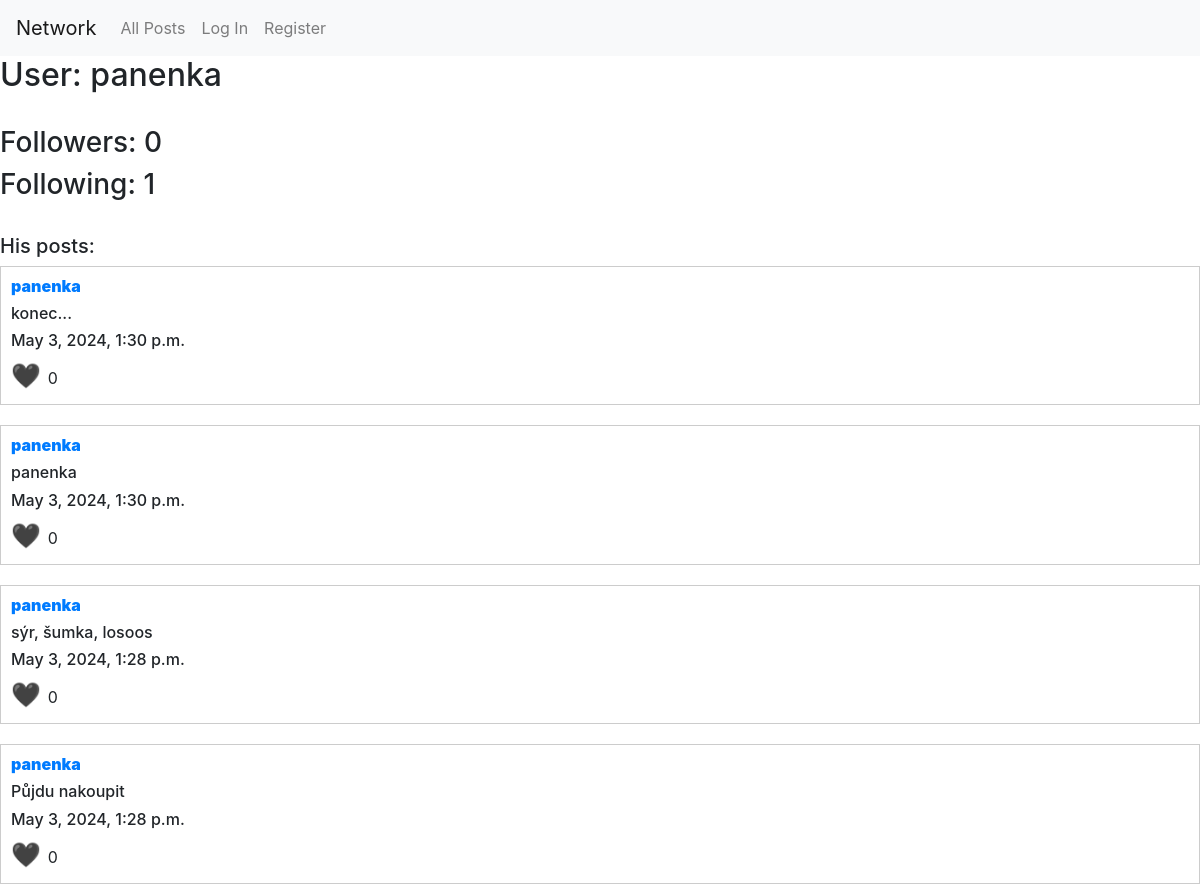
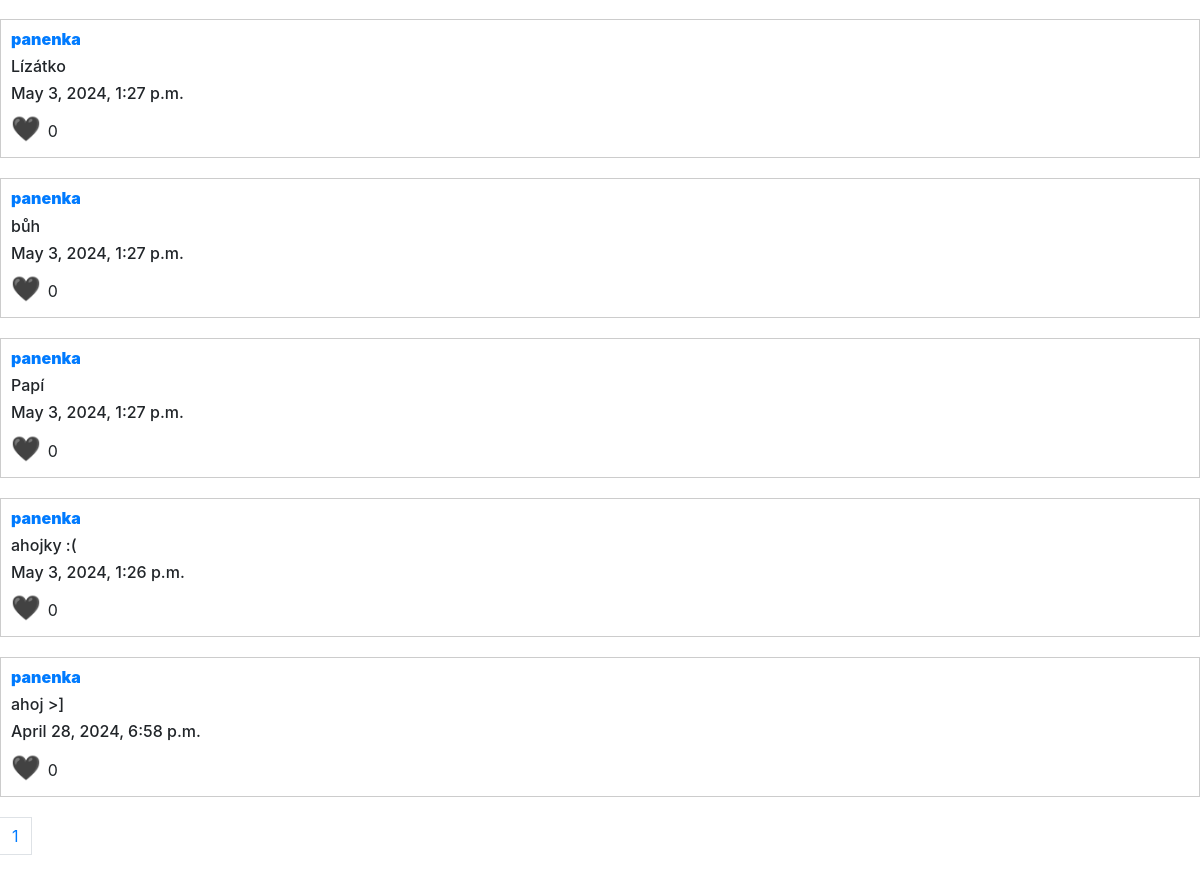
/profile/panenka, run on the app's committed database (2 pictures, top to bottom).
### network/models.py (models this page shows)
class User(AbstractUser):
    followers = models.ManyToManyField("self", symmetrical=False)

class Post(models.Model):
    id = models.IntegerField(primary_key=True)
    date = models.DateTimeField(auto_now=True)
    information = models.CharField(max_length=1024)
    author = models.ForeignKey(User, on_delete=models.CASCADE, related_name="posts")
    likes = models.ManyToManyField(User)

### network/views.py (the view)
def profile(request,author):
    posts = Post.objects.filter(author__username=author).order_by('-date')
    user_all = User.objects.get(username=author)
    paginator = Paginator(posts, 10)
    page_number = request.GET.get("page", 1)
    page_obj = paginator.get_page(page_number)
    list_stranek = [i for i in range(1, paginator.num_pages+1)]
    return render (request, "network/profile.html", {
        "posts": page_obj,
        "username_1":author,
        "user_all":user_all,
        "pages":list_stranek
        })

### network/templates/network/profile.html (shortened to what this page needs)
{% extends "network/all_posts.html" %}
{% block all_posts %}
<h2>User: {{username_1}}</h2>
<br>
<h3>Followers: {{user_all.followers.all.count}}</h3>
<h3>Following: {{user_all.user_set.all.count}}</h3>
<br>
<h5>His posts:</h5>
{% endblock %}
{% block pagination %}
<nav aria-label="Page navigation example">
    <ul class="pagination">
      {% for page_number in pages %}
      <li class="page-item"><a class="page-link" href="{% url 'profile' username_1 %}?page={{page_number }}">{{page_number}}</a></li>
      {% endfor %}
    </ul>
  </nav>
{% endblock %}

### network/templates/network/all_posts.html (shortened to what this page needs)
{% extends "network/layout.html" %}
{% block body %}
{%  block all_posts %}
{% endblock %}
{% for post in posts %}
<div class="post">
    <h6 class="author">
        <a href="{% url 'profile' post.author %}"><strong>{{ post.author}}</strong></a>
    </h6>
    <h6>{{post.information}}</h6>
    <h6>{{post.date}}</h6>
    <span data-post-id="{{post.id}}" class="heart" onclick="likes(this)">
        {% if not user in post.likes.all %}
            🖤
        {% else %}
            ❤️
        {% endif %}
        </span>
    <span id="likes-{{post.id}}">{{post.likes.all|length}}</span>
</div>
{%endfor%}
{% block pagination %}
{% endblock %}
{% endblock %}

### network/static/network/styles.css (style rules this page uses)
.post { border: 1px solid #ccc; padding: 10px; margin-bottom: 20px; }
.author { font-weight: bold; }
.heart { cursor: pointer; font-size: 24px; color: red; }

### data on the page
User: followers.all.count "0", user_set.all.count "1"
Post: author "panenka", information "konec...", date "May 3, 2024, 1:30 p.m.", likes.all|length "0"
Post: author "panenka", information "panenka", date "May 3, 2024, 1:30 p.m.", likes.all|length "0"
Post: author "panenka", information "sýr, šumka, losoos", date "May 3, 2024, 1:28 p.m.", likes.all|length "0"
Post: author "panenka", information "Půjdu nakoupit", date "May 3, 2024, 1:28 p.m.", likes.all|length "0"
Post: author "panenka", information "Lízátko", date "May 3, 2024, 1:27 p.m.", likes.all|length "0"
Post: author "panenka", information "bůh", date "May 3, 2024, 1:27 p.m.", likes.all|length "0"
Post: author "panenka", information "Papí", date "May 3, 2024, 1:27 p.m.", likes.all|length "0"
Post: author "panenka", information "ahojky :(", date "May 3, 2024, 1:26 p.m.", likes.all|length "0"
Post: author "panenka", information "ahoj >]", date "April 28, 2024, 6:58 p.m.", likes.all|length "0"

### other printed values
{{ username_1 }} "panenka"
{{ page_number }} "1"
